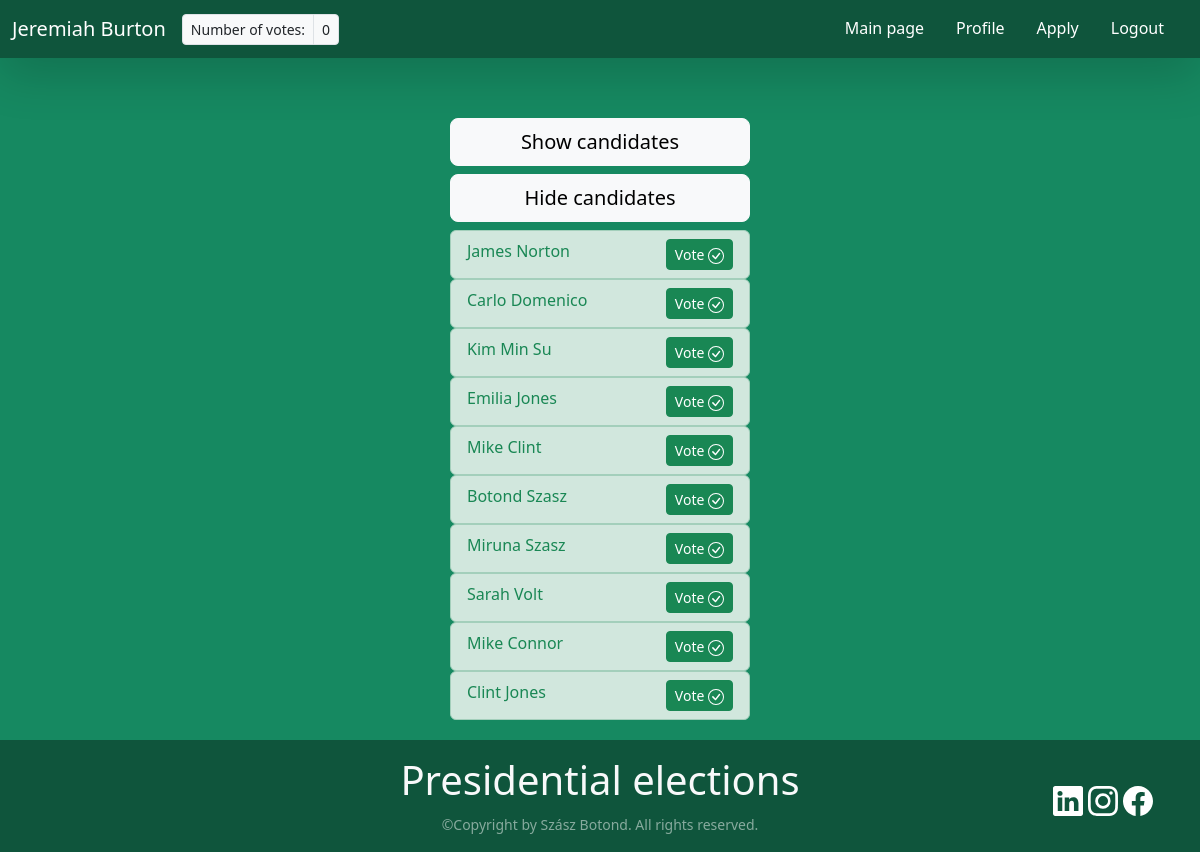
/list_candidates (signed in), run on the app's committed database.
### authentication/models.py (models this page shows)
class Profile(models.Model):
    user = models.OneToOneField(User, on_delete=models.CASCADE)
    user_bio = models.TextField(max_length=500, default="Default description")
    hasVoted = models.BooleanField(default=False)
    votedFor = models.IntegerField(default=None, editable=True, null=True)
    numberOfVotes = models.IntegerField(default=0, editable=True)
    hasApplied = models.BooleanField(default=False)
    linkFacebook = models.TextField(max_length=1000, default="")
    linkInstagram = models.TextField(max_length=1000, default="")
    linkLinkedin = models.TextField(max_length=1000, default="")

### authentication/views.py (the view)
# urls.py: path('list_candidates', views.list_candidates, name="list_candidates"),
def list_candidates(request):
    all_candidates = Profile.objects.filter(hasApplied=True).exclude(user=request.user)
    current_user = request.user
    firstName = current_user.first_name
    lastName = current_user.last_name
    display = "block"
    if request.user.profile.hasVoted is True:
        search_id = current_user.profile.votedFor
        profile = Profile.objects.get(user_id=search_id)
        return render(request, "candidates.html", {"display":display, "profile":profile, "all_candidates":all_candidates, 'firstName': firstName, 'lastName': lastName})
    else:
        return render(request, "candidates.html", {"all_candidates":all_candidates, 'firstName': firstName, 'lastName': lastName})

### authentication/templates/candidates.html (shortened to what this page needs)
{% load static %}
<!DOCTYPE html>
<html lang="en">
<head>
    <link href="https://cdn.jsdelivr.net/npm/bootstrap@5.3.2/dist/css/bootstrap.min.css" rel="stylesheet"
>
    <link rel="stylesheet" href="/static/style.css">
</head>
<body style="padding-top: 170px; display: flex; flex-direction: column; min-height: 100vh; width: 100%;">
    {% if user.is_authenticated %}
    <nav class="navbar navbar-expand-lg shadow-lg fixed-top" style="background-color: rgb(15, 85, 60);">
        <div class="container-fluid">
            <a class="navbar-brand text-white" href="/profile">{{firstName.title}} {{lastName.title}}</a>
            <div class="collapse navbar-collapse" id="navbarSupportedContent">
                <ul class="navbar-nav flex-grow-1 pe-3">
                    <li class="nav-item">
                        <div class="input-group input-group-sm">
                            <span class="input-group-text">Number of votes:</span>
                            <span class="input-group-text">{{ user.profile.numberOfVotes }}</span>
                        </div>
                    </li>
                </ul>
                <ul class="navbar-nav justify-content-end flex-grow-1 pe-3 nav-underline">
                    <li class="nav-item">
                        <a class="nav-link text-white" aria-current="page" href="/main_page">Main page</a>
                    </li>
                    <li class="nav-item">
                        <a class="nav-link text-white" aria-current="page" href="/profile">Profile</a>
                    </li>
                    <li class="nav-item">
                        <a class="nav-link text-white" aria-current="page" href="/user_candidate">Apply</a>
                    </li>
                    <li class="nav-item">
                        <a class="nav-link text-white" aria-current="page" href="/logout">Logout</a>
                    </li>
                </ul>
            </div>
        </div>
    </nav>
    <div class="d-grid gap-2 justify-content-center" style="padding-bottom: 20px;">
        <div class="d-grid gap-2">
            <a class="btn btn-lg btn-light h-auto d-inline-block " href="/list_candidates" type="submit" role="button"
                style="width: auto; min-width: 300px">Show candidates</a>
            <a class="btn btn-lg btn-light h-auto d-inline-block " href="/hide_candidates" type="submit" role="button"
                style="width: auto; min-width: 300px">Hide candidates</a>
        </div>
        <div id="main-page-container" class="d-{{display}} gap-2" style="height: auto; width: auto;">
            <div id="profile-list" class="h-auto">
                {% if all_candidates %}
                {% for profile in all_candidates %}
                <ul class="list-group" style="width: auto;">
                    <li class="list-group-item list-group-item-success">
                        <div class="text-start d-inline-block w-auto">
                            <a href="{% url 'view_profile' profile.user.id %}"
                                class="link-success link-underline-opacity-0 link-underline-opacity-75-hover link-offset-2">
                                {{ profile.user.first_name.title }} {{ profile.user.last_name.title }}
                            </a>
                        </div>
                        <a class="btn btn-success btn-sm align-items-center" href="{% url 'vote' profile.user.id %}"
                            role="button" style="float: right;">
                            Vote
                        </a>
                    </li>
                </ul>
                {% endfor %}
                {% endif %}
            </div>
        </div>
    </div>
    {% include 'footer.html' %}
    {% else %}
    <div class="d-grid gap-2">
        <button class="btn btn-light btn-lg" type="submit"><a href="/login" class="form-text">Login</a></button>
        <button class="btn btn-light btn-lg" type="submit"><a href="/register" class="form-text">Register</a></button>
    </div>
    {% endif %}
</body>
</html>

### authentication/static/style.css (style rules this page uses)
html, body { --color-primary: rgb(22, 137, 97); --color-primary-dark: rgb(15, 85, 60); --color-secondary: rgb(47, 81, 135); --color-error: rgb(222, 39, 39); --color-success: rgb(67, 176, 67); --border-radius: 5px; margin: 0px; padding: 0px; height: 100%; min-height: 100vh; display: flex; flex-direction: column; justify-content: center; align-items: center; background-color: var(--color-primary); }

### data on the page
Profile: user.first_name "James", user.last_name "Norton"
Profile: user.first_name "Carlo", user.last_name "Domenico"
Profile: user.first_name "Kim", user.last_name "Min Su"
Profile: user.first_name "Emilia", user.last_name "Jones"
Profile: user.first_name "Mike", user.last_name "Clint"
Profile: user.first_name "Botond", user.last_name "Szasz"
Profile: user.first_name "Miruna", user.last_name "Szasz"
Profile: user.first_name "Sarah", user.last_name "Volt"
Profile: user.first_name "Mike", user.last_name "Connor"
Profile: user.first_name "Clint", user.last_name "Jones"

### other printed values
{{ firstName.title }} "Jeremiah"
{{ lastName.title }} "Burton"
{{ user.profile.numberOfVotes }} "0"
